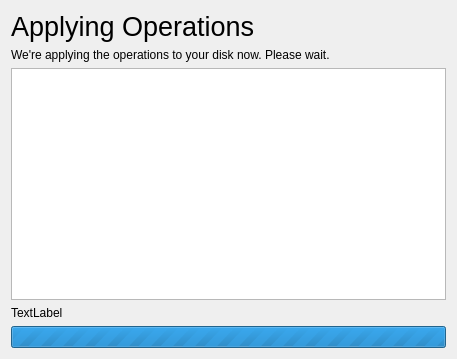
<?xml version="1.0" encoding="UTF-8"?>
<ui version="4.0">
 <class>DoingPartitioning</class>
 <widget class="QDialog" name="DoingPartitioning">
  <property name="geometry">
   <rect>
    <x>0</x>
    <y>0</y>
    <width>457</width>
    <height>359</height>
   </rect>
  </property>
  <property name="windowTitle">
   <string>Applying Disk Operations</string>
  </property>
  <layout class="QVBoxLayout" name="verticalLayout">
   <item>
    <widget class="QLabel" name="label_7">
     <property name="font">
      <font>
       <pointsize>20</pointsize>
      </font>
     </property>
     <property name="text">
      <string>Applying Operations</string>
     </property>
    </widget>
   </item>
   <item>
    <widget class="QLabel" name="label_8">
     <property name="text">
      <string>We're applying the operations to your disk now. Please wait.</string>
     </property>
     <property name="wordWrap">
      <bool>true</bool>
     </property>
    </widget>
   </item>
   <item>
    <widget class="QListWidget" name="operationsList"/>
   </item>
   <item>
    <widget class="QLabel" name="currentOperationText">
     <property name="text">
      <string notr="true">TextLabel</string>
     </property>
    </widget>
   </item>
   <item>
    <widget class="QProgressBar" name="progressBar">
     <property name="maximum">
      <number>0</number>
     </property>
     <property name="value">
      <number>-1</number>
     </property>
    </widget>
   </item>
  </layout>
 </widget>
 <resources/>
 <connections/>
</ui>
